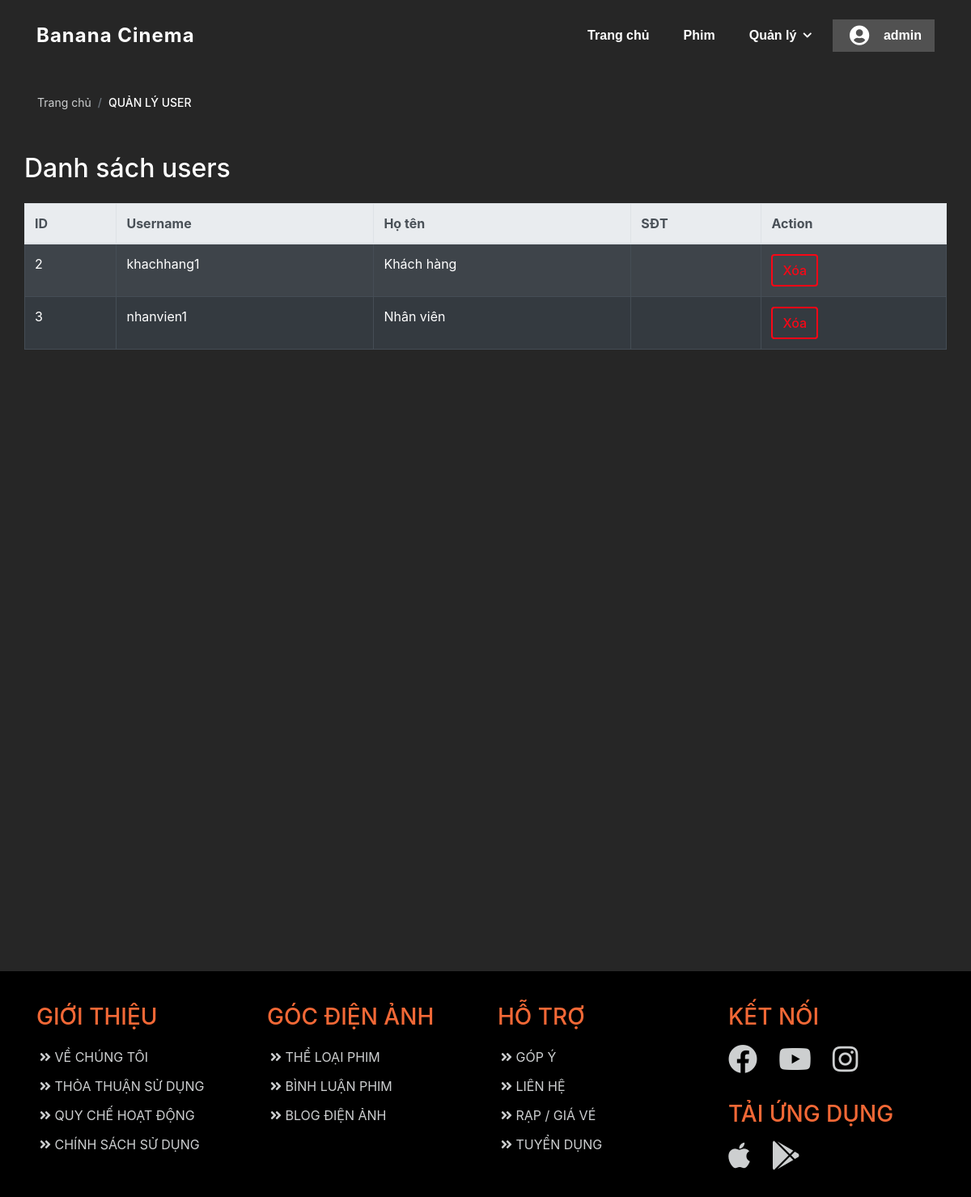
The page /view/Users/UserManagement.php (signed in) on the database its author committed.
### tables this page shows
create table USERS (
	user_id int auto_increment,
	user_name varchar(20) UNIQUE NOT NULL,
	password varchar(255) NOT NULL,
	ho_ten varchar(255),
	gioi_tinh varchar(3) check(gioi_tinh in (N'Nam', N'Nữ')),
	ngay_sinh date,
	sdt varchar(10),
	dia_chi varchar(2550),
	cmnd varchar(12),
	active boolean default true,
	primary key(user_id)
);

### www/api/User/UserGet.api.php (called while the page is built, shortened)
<?php
    function _get_list_user(){
        $conn = connection();
        $stmt = $conn->prepare("SELECT * FROM `USERS` where active = 1 and user_id != 1");
        $stmt->execute();
        $user_list = $stmt->get_result();
        return $user_list;
    }
?>

### www/view/Users/UserManagement.php (the view, shortened to what this page needs)
<!DOCTYPE html>
<html lang="en">
<head>
    <link rel="stylesheet" href="https://maxcdn.bootstrapcdn.com/bootstrap/4.5.2/css/bootstrap.min.css">
    <link rel="stylesheet" href="https://maxcdn.bootstrapcdn.com/font-awesome/4.4.0/css/font-awesome.min.css">
</head>
<body>
    <?php
        include("../Common/Header.php");
    ?>
    <div id="lich-management-wrapper">
        <div class="container">
            <div class="row">
                <ol class="breadcrumb mb-4 list-unstyled">
                    <li class="breadcrumb-item">
                        <a href="/" class="text-decoration-none">Trang chủ</a>
                    </li>
                    <li id="phim-name" class="breadcrumb-item active text-uppercase text-white">Quản lý user</li>
                </ol>
            </div>
            <div class="row phim-management">
                <h2 class="list-phim-heading mt-3 text-white">Danh sách users</h2>
                <div class="table-wrapper lich-table px-0 pt-3 col-12">
                    <table class="list-phim table table-striped table-bordered table-hover table-dark">
                        <thead class="thead-light">
                            <tr>
                                <th scope="col">ID</th>
                                <th scope="col">Username</th>
                                <th scope="col">Họ tên</th>
                                <th scope="col">SĐT</th>
                                <th scope="col">Action</th>
                            </tr>
                        </thead>
                        <tbody>
                            <?php
                            require("../../api/User/UserGet.api.php");
                            $result = _get_list_user();
                            if ($result->num_rows > 0) {
                                while ($row =  $result->fetch_assoc()) { ?>
                                    <tr class="phim-item align-middle">
                                        <td scope="row"><?php echo $row['user_id']; ?></th>
                                        <td class="ten-phim-td"><?php echo $row['user_name']; ?></td>
                                        <td><?php echo $row['ho_ten'] ?></td>
                                        <td><?php echo $row['sdt']; ?></td>
                                        <td>
                                            <button class="btn btn-danger user-delete-btn" data-toggle="modal" data-target="#phimDeleteModal" value="<?php echo $row['user_id'] ?>">Xóa</button>
                                        </td>
                                    </tr>
                                <?php
                                }
                            } else {
                               echo '<tr><td colspan=5 class="phim-item align-middle text-center">Bảng chưa có dữ liệu<td></tr>';
                            }
                            ?>
                        </tbody>
                    </table>
                </div>
            </div>
        </div>
    </div>
    <?php
        include("../Common/Footer.php");
    ?>
</body>
</html>

### www/style.css (style rules this page uses)
:root { --bg-color: rgba(0, 0, 0, 0.85); --grey-color: hsl(210, 4%, 81%); --sub-grey-color: hsl(210, 4%, 92%); --orange-color: hsl(16, 88%, 58%); --orange-dark-color: hsl(16, 88%, 50%); --text-grey-color: rgb(148, 148, 148); --red-color: #F90716; --blue-color: hsl(210, 100%, 48%); --green-color: rgb(40, 167, 69); --warning-color: rgb(238, 92, 34); --in-progress-color: rgb(28, 214, 59); }
a { text-decoration: none; color: #67b0d1; }
body { background-color: var(--bg-color); }
.user-delete-btn { background-color: transparent; color: var(--red-color); border: 2px solid var(--red-color); font-weight: 500; }
body { overflow-x: hidden !important; }
.row { overflow: hidden; }
li.breadcrumb-item.active { font-weight: 500; }
#lich-management-wrapper .breadcrumb > li > a, #create-ve-wrapper .breadcrumb > li > a, .phim-details-info .info-row>label { color: var(--grey-color); }
#lich-management-wrapper .breadcrumb>li+li::after, #create-ve-wrapper .breadcrumb>li+li::after { padding: 0 5px; color: var(--grey-color); font-weight: 400; line-height: 1; }
#lich-management-wrapper li.breadcrumb-item.active { font-weight: 500; }
#lich-management-wrapper .table thead th { vertical-align: middle; }
#lich-management-wrapper { padding-top: 50px; padding-bottom: 20px; color: #fff; min-height: 100vw; }
#lich-management-wrapper .breadcrumb { background-color: transparent !important; font-size: 14px; margin-top: 54px; }
#lich-management-wrapper .breadcrumb > li > a, .phim-details-info .info-row > label { color: var(--grey-color); }
#lich-management-wrapper .breadcrumb > li + li::after { padding: 0 5px; color: var(--grey-color); font-weight: 400; line-height: 1; }

### rows shown on the page
users: user_id "2", user_name "khachhang1", ho_ten "Khách hàng"
users: user_id "3", user_name "nhanvien1", ho_ten "Nhân viên"

### other values the page prints
$_SESSION["username"] "admin"
